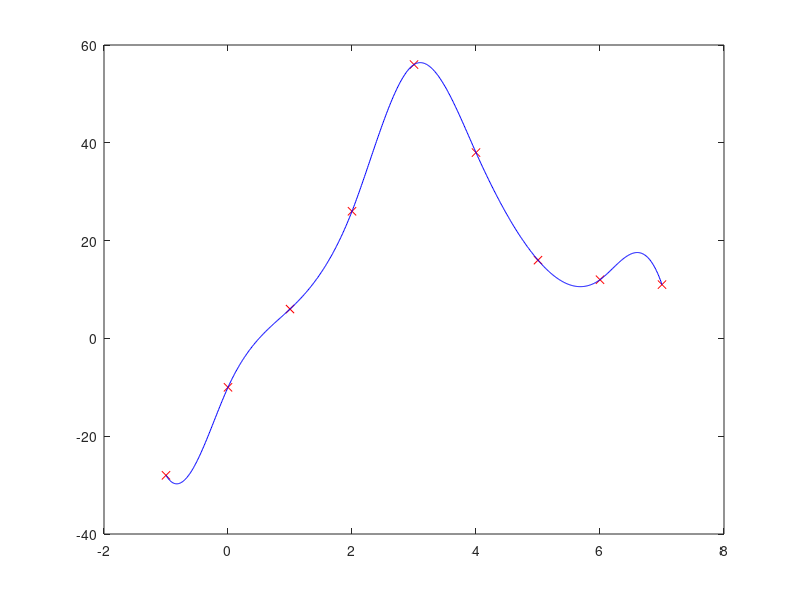

This chart was generated by the following MATLAB code:
%% Input: data points and end derivatives
x = [-1 0 1 2 3 4 5 6 7];                       % x-values
y = [-28 -10 6 26 56 38 16 12 11];                  % y-values
L = -21;                                % derivative at x1
R = -37;                                % derivative at xn
natural = 0;                            % flag variable for natural spline
n = length(x) - 1;                      % Number of spline intervals
slope = @(k)((y(k+1)-y(k))/(x(k+1)-x(k)));

%% Setup the system
A = zeros(n+1);               % Coefficient matrix (5x5)
rhs = zeros(n+1,1);           % Right-hand side

% Clapped Spline set up
if ~natural
    A(1,1) = (x(2)-x(1))/3; A(1,2) = (x(2)-x(1))/6;
    A(n+1,n) = (x(n+1)-x(n))/6; A(n+1,n+1) = (x(n+1)-x(n))/3;
    rhs(1) = slope(1) - L; 
    rhs(n+1) = R - (slope(n)); 
end

% Natural Spline Set up
for i = 2:n
    j = i-1; A(i,j) = (x(j+1)-x(j))/6;
    j = i; A(i,j) = (x(j+1)-x(j-1))/3;
    j = i+1; A(i,j) = (x(j)-x(j-1))/6;
    rhs(i) = (slope(i)) - (slope(i-1));
end


% Solving z values
if natural
    A_n = A(2:n,2:n);
    rhs_n = rhs(2:n);
    z = A_n\rhs_n;
    z = [0;z;0];
else
    z = A\rhs;
end 



%% Spline function
s = zeros(n,4);  % Array of polynomials (3rd order)
for i = 1:n
    a = (1/6)*( (z(i+1)-z(i)) / (x(i+1)-x(i)) );
    b = z(i)/2;
    c = slope(i) - ( z(i+1)/6 + z(i)/3 )*( x(i+1)-x(i) );
    d = y(i);
    ax = a*conv(conv([1 -x(i)],[1 -x(i)]),[1 -x(i)]);
    bx = b*conv([1 -x(i)],[1 -x(i)]);
    cx = c*[1 -x(i)];
    s(i,:) = ax + [0 bx] + [0 0 cx] + [0 0 0 d];
end 

%% Plotting
plot(x,y,'rx')
hold on
for i = 1:n
    x_span = linspace(x(i),x(i+1));
    plot(x_span,polyval(s(i,:),x_span),'b-')
end